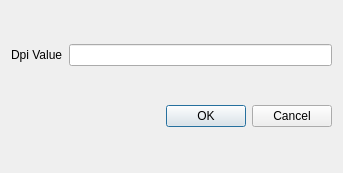
<?xml version="1.0" encoding="UTF-8"?>
<ui version="4.0">
 <class>PreferenceDialog</class>
 <widget class="QDialog" name="PreferenceDialog">
  <property name="geometry">
   <rect>
    <x>0</x>
    <y>0</y>
    <width>343</width>
    <height>173</height>
   </rect>
  </property>
  <property name="windowTitle">
   <string>Dialog</string>
  </property>
  <layout class="QVBoxLayout" name="verticalLayout">
   <item>
    <layout class="QHBoxLayout" name="horizontalLayout">
     <item>
      <widget class="QLabel" name="label">
       <property name="text">
        <string>Dpi Value</string>
       </property>
      </widget>
     </item>
     <item>
      <widget class="QLineEdit" name="dpiValue"/>
     </item>
    </layout>
   </item>
   <item>
    <widget class="QDialogButtonBox" name="buttonBox">
     <property name="orientation">
      <enum>Qt::Horizontal</enum>
     </property>
     <property name="standardButtons">
      <set>QDialogButtonBox::Cancel|QDialogButtonBox::Ok</set>
     </property>
    </widget>
   </item>
  </layout>
 </widget>
 <resources/>
 <connections>
  <connection>
   <sender>buttonBox</sender>
   <signal>accepted()</signal>
   <receiver>PreferenceDialog</receiver>
   <slot>accept()</slot>
   <hints>
    <hint type="sourcelabel">
     <x>248</x>
     <y>254</y>
    </hint>
    <hint type="destinationlabel">
     <x>157</x>
     <y>274</y>
    </hint>
   </hints>
  </connection>
  <connection>
   <sender>buttonBox</sender>
   <signal>rejected()</signal>
   <receiver>PreferenceDialog</receiver>
   <slot>reject()</slot>
   <hints>
    <hint type="sourcelabel">
     <x>316</x>
     <y>260</y>
    </hint>
    <hint type="destinationlabel">
     <x>286</x>
     <y>274</y>
    </hint>
   </hints>
  </connection>
 </connections>
</ui>
